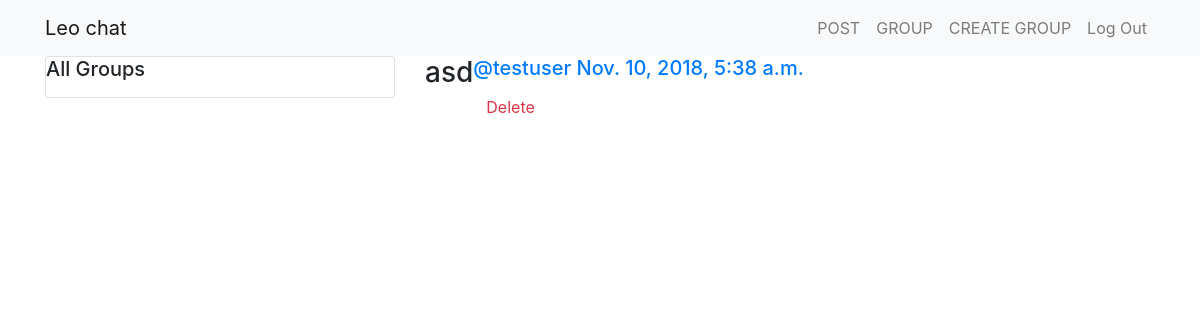
The page /posts/ (signed in) on the database its author committed.
### posts/models.py (models this page shows, shortened)
class Post(models.Model):
    user = models.ForeignKey(User, related_name='posts', on_delete=models.CASCADE)
    created_at = models.DateTimeField(auto_now=True)
    message = models.TextField()
    message_html = models.TextField(editable=False)
    group = models.ForeignKey(Group, related_name='posts', null=True, blank=True, on_delete=models.CASCADE)
    class Meta:
        ordering = ['created_at']
        unique_together = ['user', 'message']

### posts/views.py (the view)
# urls.py: path('', views.PostList.as_view(), name='all'),
class PostList(SelectRelatedMixin, generic.ListView):
    model=models.Post
    select_related = ('user', 'group')

### posts/templates/posts/post_list.html (shortened to what this page needs)
{% extends "posts/post_base.html" %}
{% block pre_post %}
<div class="col-md-4">
    <div class="card card-with-shadow">
        <div class="content">
            <h5 class="title">All Groups</h5>
        </div>
    </div>
</div>
{% endblock %}
{% block post_content %}
<div class="col-md-8">
    {% for post in post_list %}
        {% include "posts/_post.html" %}
    {% endfor %}
</div>
{% endblock %}

### posts/templates/posts/_post.html (shortened to what this page needs)
<div class="post media">
    <h3>{{post.message_html|safe}}</h3>
    <div class="media-body">
        <h5 class="media-heading">
            <span class="username">
                <a href="{% url 'posts:for_user' username=post.user.username %}">
                    @{{post.user.username}}
                </a>
            </span>
            <time class="time">
                <a href="{% url 'posts:single' username=post.user.username pk=post.pk %}">
                    {{post.created_at}}
                </a>
            </time>
        </h5>
        <div class="media-footer">
            {% if user.is_authenticated and post.user == user %}
                <a href="{% url 'posts:delete' pk=post.pk %}" title="delete" class="btn btn-simple">
                    <span class="text-danger icon-label">Delete</span>
                </a>
            {% endif %}
        </div>
    </div>
</div>

### rows shown on the page
Post: message_html "asd", user.username "testuser", created_at "Nov. 10, 2018, 5:38 a.m.", shows "Delete"
